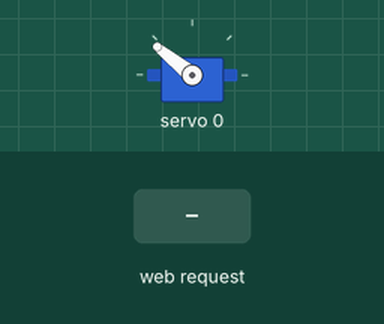
This sketch was run on a simulated ESP8266 (NodeMCU). Shown: servo. The inputs (shaded band) are chosen by the test bench. What the sketch prints to the serial monitor is not drawn.

Above: at 1.2 s.
1.3 s: HTTP request GET /plus received
At 2.5 s:
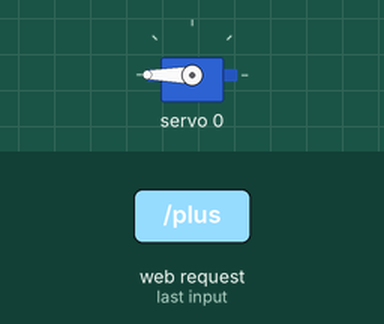
2.8 s: HTTP request GET /minus received
At 3.7 s:
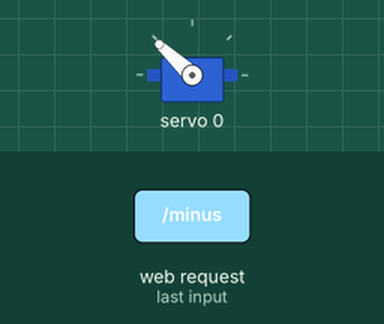
4.3 s: HTTP request GET /minus received
At 4.8 s:
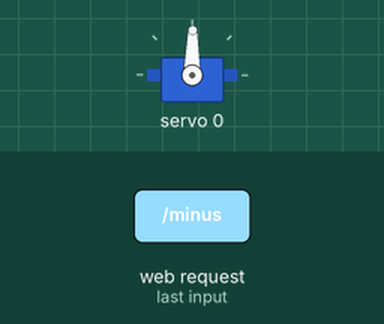
Timing chart, 0 to 7.3 s (numbered marks = the images above; inputs shaded):
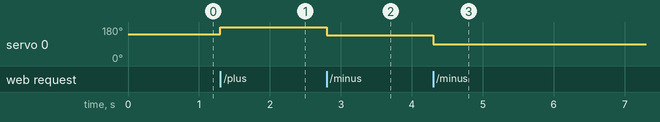

Measured:
- after the input at 1.3 s, servo 0: 141° → 180° at once
- after the input at 2.8 s, servo 0: 180° → 137° at once
- after the input at 4.3 s, servo 0: 137° → 89° at once

The sketch:

sketch_dec30d.ino
```cpp
#include <ESP8266WiFi.h>
#include <ESP8266WebServer.h>
#include <Wire.h>
#include <Adafruit_PWMServoDriver.h>

#define SERVO_CH 0
#define LIMIT_PIN D3

// ===== SERVO (MG90S SAFE RANGE) =====
#define SERVO_MIN 300   // ~0°
#define SERVO_MAX 500   // ~180°
#define SERVO_CENTER 410

int servoPos = SERVO_CENTER;

// ===== WIFI AP =====
const char* ssid = "ESP_SERVO";
const char* password = "12345678";

ESP8266WebServer server(80);
Adafruit_PWMServoDriver pwm(0x40);

// ===== SERVO MOVE =====
void moveServo(int delta) {
  servoPos += delta;

  if (servoPos < SERVO_MIN) servoPos = SERVO_MIN;
  if (servoPos > SERVO_MAX) servoPos = SERVO_MAX;

  pwm.setPWM(SERVO_CH, 0, servoPos);
}

// ===== WWW PAGE =====
String htmlPage() {
  bool limitState = digitalRead(LIMIT_PIN);

  String stateText = limitState ? "OFF" : "ON";

  String page =
    "<!DOCTYPE html><html><head>"
    "<meta name='viewport' content='width=device-width, initial-scale=1'>"
    "<style>"
    "button{width:120px;height:60px;font-size:20px;margin:10px;}"
    "</style></head><body>"
    "<h2>ESP8266 Servo Control</h2>"
    "<p><b>Servo position:</b> " + String(servoPos) + "</p>"
    "<p><b>Limit switch (GPIO0 / D3):</b> " + stateText + "</p>"
    "<a href='/minus'><button>-100 deg</button></a>"
    "<a href='/plus'><button>+100 deg</button></a>"
    "</body></html>";

  return page;
}

// ===== HANDLERS =====
void handleRoot() {
  server.send(200, "text/html", htmlPage());
}

void handlePlus() {
  moveServo(+100);
  server.sendHeader("Location", "/");
  server.send(303);
}

void handleMinus() {
  moveServo(-100);
  server.sendHeader("Location", "/");
  server.send(303);
}

void setup() {
  Serial.begin(115200);

  pinMode(LIMIT_PIN, INPUT_PULLUP);

  // I2C
  Wire.begin(D2, D1);
  pwm.begin();
  pwm.setPWMFreq(50);

  pwm.setPWM(SERVO_CH, 0, servoPos);

  // WiFi AP
  WiFi.softAP(ssid, password);
  Serial.println("WiFi AP started");
  Serial.println(WiFi.softAPIP());

  // WWW
  server.on("/", handleRoot);
  server.on("/plus", handlePlus);
  server.on("/minus", handleMinus);
  server.begin();
}

void loop() {
  server.handleClient();
}
```
